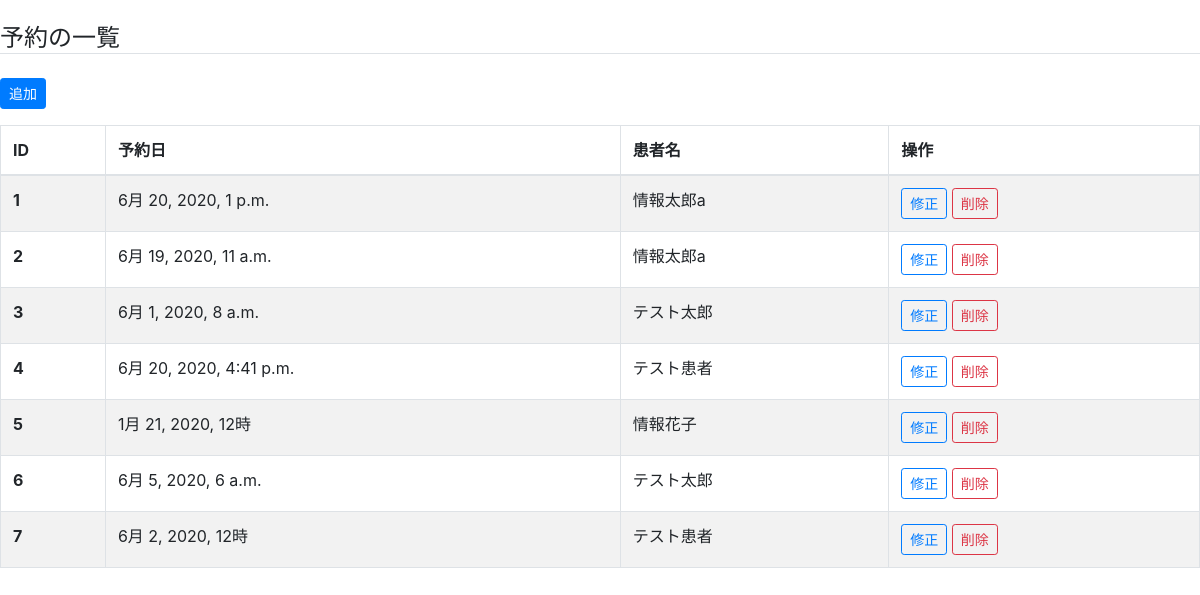
/dq/appointment/, run on the app's committed database.
### dq/models.py (models this page shows, shortened)
class Appointment(models.Model):
    bookDateTime = models.DateTimeField('予約日時')
    patient = models.ForeignKey(Patient,verbose_name='患者',related_name='appointments',on_delete=models.CASCADE)

class Patient(models.Model):
    name = models.CharField('患者名',max_length=255)
    birth = models.DateField('生年月日')
    def __str__(self):
        return self.name

### dq/views.py (the view)
# urls.py: path('appointment/',views.appointment_list, name='appointment_list'),
def appointment_list(request, patient_id=None):
    is_patient = False
    if patient_id:
        is_patient = True
        patient = get_object_or_404(Patient, pk=patient_id)
        appointments = patient.appointments.all().order_by('id')
    else :
        appointments = Appointment.objects.all().order_by('id')
    return render(request,
    'dq/appointment_list.html',
    {
        'appointments':appointments,
        'is_patient':is_patient,
    })

### dq/templates/dq/appointment_list.html (shortened to what this page needs)
{% extends "dq/base.html" %}
{% block content %}
    {% if is_patient %}
      <h4 class="mt-4 border-bottom">患者の予約一覧</h4>
    {% else %}
      <h4 class="mt-4 border-bottom">予約の一覧</h4>
    {% endif %}
    <a href="{% url 'dq:appointment_add' %}" class="btn btn-primary btn-sm my-3">追加</a>
    <table class="table table-striped table-bordered">
      <thead>
        <tr>
          <th scope="col">ID</th>
          <th scope="col">予約日</th>
          <th scope="col">患者名</th>
          <th scope="col">操作</th>
        </tr>
      </thead>
      <tbody>
        {% for appointment in appointments %}
        <tr>
          <th scope="row">{{ appointment.id }}</th>
          <td>{{ appointment.bookDateTime }}</td>
          <td>{{ appointment.patient }}</td>
          <td>
            <a href="{% url 'dq:appointment_mod' appointment_id=appointment.id %}" class="btn btn-outline-primary btn-sm">修正</a>
            <a href="{% url 'dq:appointment_del' appointment_id=appointment.id %}" class="btn btn-outline-danger btn-sm">削除</a>
          </td>
        </tr>
        {% endfor %}
      </tbody>
    </table>
{% endblock content %}

### dq/templates/dq/base.html (shortened to what this page needs)
{% load i18n static %}
<!DOCTYPE html>{% get_current_language as LANGUAGE_CODE %}
<html lang="{{ LANGUAGE_CODE|default:"en-us" }}">
<head>
<link rel="stylesheet" href="{% static 'dq/css/bootstrap.min.css' %}">
</head>
<body>
  <div class="container-fluid m-0 p-0">
    {% block content %}{% endblock %}
  </div>
</body>
</html>

### data on the page
Appointment: id "1", bookDateTime "6月 20, 2020, 1 p.m.", patient "情報太郎a"
Appointment: id "2", bookDateTime "6月 19, 2020, 11 a.m.", patient "情報太郎a"
Appointment: id "3", bookDateTime "6月 1, 2020, 8 a.m.", patient "テスト太郎"
Appointment: id "4", bookDateTime "6月 20, 2020, 4:41 p.m.", patient "テスト患者"
Appointment: id "5", bookDateTime "1月 21, 2020, 12時", patient "情報花子"
Appointment: id "6", bookDateTime "6月 5, 2020, 6 a.m.", patient "テスト太郎"
Appointment: id "7", bookDateTime "6月 2, 2020, 12時", patient "テスト患者"
